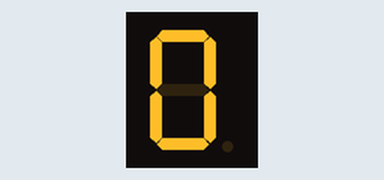
Simulated run of this sketch. Board: ESP32. Shown: 1-digit seven-segment display. Wiring (inferred from the names in the program): 1-digit 7-segment display, segments lit when HIGH: segments GPIO 12, GPIO 14, GPIO 27, GPIO 26, GPIO 25, GPIO 33, GPIO 32, GPIO 13. The segment pins are drawn as the display they are named for.

Above: at 0.1 s.
At 0.9 s:
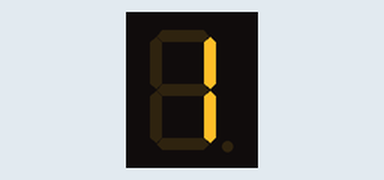
At 1.7 s:
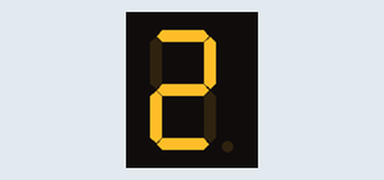
At 3.7 s:
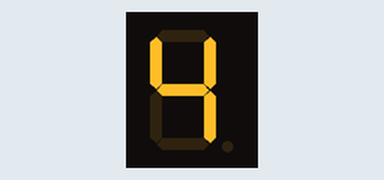
At 5.7 s:
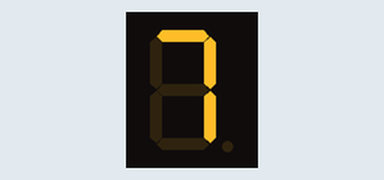
At 7.7 s:
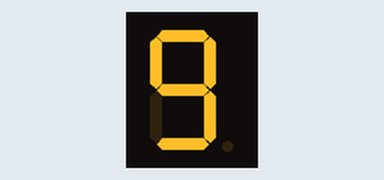

Measured:
- by itself, everything shown: repeats every 8.0 s, in 40 steps

The sketch:

4-1.ino
```cpp
const byte _7SegPin[8] = {12,14,27,26,25,33,32,13};
void setup() {
for (int i=0;i<8;i++){
  pinMode(_7SegPin[i],OUTPUT);
  }
}

void loop() {
digitalWrite(12,1);
digitalWrite(14,1);
digitalWrite(27,1);
digitalWrite(26,1);
digitalWrite(25,1);
digitalWrite(33,1);
digitalWrite(32,0);
digitalWrite(13,0);
delay(200);
digitalWrite(12,0);
digitalWrite(14,0);
digitalWrite(27,0);
digitalWrite(26,0);
digitalWrite(25,0);
digitalWrite(33,0);
digitalWrite(32,0);
digitalWrite(13,0);
delay(200);
digitalWrite(12,1);
digitalWrite(14,1);
digitalWrite(27,1);
digitalWrite(26,1);
digitalWrite(25,1);
digitalWrite(33,1);
digitalWrite(32,0);
digitalWrite(13,0);
delay(200);
digitalWrite(12,0);
digitalWrite(14,0);
digitalWrite(27,0);
digitalWrite(26,0);
digitalWrite(25,0);
digitalWrite(33,0);
digitalWrite(32,0);
digitalWrite(13,0);
delay(200);
//0
digitalWrite(12,0);
digitalWrite(14,1);
digitalWrite(27,1);
digitalWrite(26,0);
digitalWrite(25,0);
digitalWrite(33,0);
digitalWrite(32,0);
digitalWrite(13,0);
delay(200);
digitalWrite(12,0);
digitalWrite(14,0);
digitalWrite(27,0);
digitalWrite(26,0);
digitalWrite(25,0);
digitalWrite(33,0);
digitalWrite(32,0);
digitalWrite(13,0);
delay(200);
digitalWrite(12,0);
digitalWrite(14,1);
digitalWrite(27,1);
digitalWrite(26,0);
digitalWrite(25,0);
digitalWrite(33,0);
digitalWrite(32,0);
digitalWrite(13,0);
delay(200);
digitalWrite(12,0);
digitalWrite(14,0);
digitalWrite(27,0);
digitalWrite(26,0);
digitalWrite(25,0);
digitalWrite(33,0);
digitalWrite(32,0);
digitalWrite(13,0);
delay(200);
//1
digitalWrite(12,1);
digitalWrite(14,1);
digitalWrite(27,0);
digitalWrite(26,1);
digitalWrite(25,1);
digitalWrite(33,0);
digitalWrite(32,1);
digitalWrite(13,0);
delay(200);
digitalWrite(12,0);
digitalWrite(14,0);
digitalWrite(27,0);
digitalWrite(26,0);
digitalWrite(25,0);
digitalWrite(33,0);
digitalWrite(32,0);
digitalWrite(13,0);
delay(200);
digitalWrite(12,1);
digitalWrite(14,1);
digitalWrite(27,0);
digitalWrite(26,1);
digitalWrite(25,1);
digitalWrite(33,0);
digitalWrite(32,1);
digitalWrite(13,0);
delay(200);
digitalWrite(12,0);
digitalWrite(14,0);
digitalWrite(27,0);
digitalWrite(26,0);
digitalWrite(25,0);
digitalWrite(33,0);
digitalWrite(32,0);
digitalWrite(13,0);
delay(200);
//2
digitalWrite(12,1);
digitalWrite(14,1);
digitalWrite(27,1);
digitalWrite(26,1);
digitalWrite(25,0);
digitalWrite(33,0);
digitalWrite(32,1);
digitalWrite(13,0);
delay(200);
digitalWrite(12,0);
digitalWrite(14,0);
digitalWrite(27,0);
digitalWrite(26,0);
digitalWrite(25,0);
digitalWrite(33,0);
digitalWrite(32,0);
digitalWrite(13,0);
delay(200);
digitalWrite(12,1);
digitalWrite(14,1);
digitalWrite(27,1);
digitalWrite(26,1);
digitalWrite(25,0);
digitalWrite(33,0);
digitalWrite(32,1);
digitalWrite(13,0);
delay(200);
digitalWrite(12,0);
digitalWrite(14,0);
digitalWrite(27,0);
digitalWrite(26,0);
digitalWrite(25,0);
digitalWrite(33,0);
digitalWrite(32,0);
digitalWrite(13,0);
delay(200);
//3
digitalWrite(12,0);
digitalWrite(14,1);
digitalWrite(27,1);
digitalWrite(26,0);
digitalWrite(25,0);
digitalWrite(33,1);
digitalWrite(32,1);
digitalWrite(13,0);
delay(200);
digitalWrite(12,0);
digitalWrite(14,0);
digitalWrite(27,0);
digitalWrite(26,0);
digitalWrite(25,0);
digitalWrite(33,0);
digitalWrite(32,0);
digitalWrite(13,0);
delay(200);
digitalWrite(12,0);
digitalWrite(14,1);
digitalWrite(27,1);
digitalWrite(26,0);
digitalWrite(25,0);
digitalWrite(33,1);
digitalWrite(32,1);
digitalWrite(13,0);
delay(200);
digitalWrite(12,0);
digitalWrite(14,0);
digitalWrite(27,0);
digitalWrite(26,0);
digitalWrite(25,0);
digitalWrite(33,0);
digitalWrite(32,0);
digitalWrite(13,0);
delay(200);
//4
digitalWrite(12,1);
digitalWrite(14,0);
digitalWrite(27,1);
digitalWrite(26,1);
digitalWrite(25,0);
digitalWrite(33,1);
digitalWrite(32,1);
digitalWrite(13,0);
delay(200);
digitalWrite(12,0);
digitalWrite(14,0);
digitalWrite(27,0);
digitalWrite(26,0);
digitalWrite(25,0);
digitalWrite(33,0);
digitalWrite(32,0);
digitalWrite(13,0);
delay(200);
digitalWrite(12,1);
digitalWrite(14,0);
digitalWrite(27,1);
digitalWrite(26,1);
digitalWrite(25,0);
digitalWrite(33,1);
digitalWrite(32,1);
digitalWrite(13,0);
delay(200);
digitalWrite(12,0);
digitalWrite(14,0);
digitalWrite(27,0);
digitalWrite(26,0);
digitalWrite(25,0);
digitalWrite(33,0);
digitalWrite(32,0);
digitalWrite(13,0);
delay(200);
//5
digitalWrite(12,1);
digitalWrite(14,0);
digitalWrite(27,1);
digitalWrite(26,1);
digitalWrite(25,1);
digitalWrite(33,1);
digitalWrite(32,1);
digitalWrite(13,0);
delay(200);
digitalWrite(12,0);
digitalWrite(14,0);
digitalWrite(27,0);
digitalWrite(26,0);
digitalWrite(25,0);
digitalWrite(33,0);
digitalWrite(32,0);
digitalWrite(13,0);
delay(200);
digitalWrite(12,1);
digitalWrite(14,0);
digitalWrite(27,1);
digitalWrite(26,1);
digitalWrite(25,1);
digitalWrite(33,1);
digitalWrite(32,1);
digitalWrite(13,0);
delay(200);
digitalWrite(12,0);
digitalWrite(14,0);
digitalWrite(27,0);
digitalWrite(26,0);
digitalWrite(25,0);
digitalWrite(33,0);
digitalWrite(32,0);
digitalWrite(13,0);
delay(200);
//6
digitalWrite(12,1);
digitalWrite(14,1);
digitalWrite(27,1);
digitalWrite(26,0);
digitalWrite(25,0);
digitalWrite(33,0);
digitalWrite(32,0);
digitalWrite(13,0);
delay(200);
digitalWrite(12,0);
digitalWrite(14,0);
digitalWrite(27,0);
digitalWrite(26,0);
digitalWrite(25,0);
digitalWrite(33,0);
digitalWrite(32,0);
digitalWrite(13,0);
delay(200);
digitalWrite(12,1);
digitalWrite(14,1);
digitalWrite(27,1);
digitalWrite(26,0);
digitalWrite(25,0);
digitalWrite(33,0);
digitalWrite(32,0);
digitalWrite(13,0);
delay(200);
digitalWrite(12,0);
digitalWrite(14,0);
digitalWrite(27,0);
digitalWrite(26,0);
digitalWrite(25,0);
digitalWrite(33,0);
digitalWrite(32,0);
digitalWrite(13,0);
delay(200);
//7
digitalWrite(12,1);
digitalWrite(14,1);
digitalWrite(27,1);
digitalWrite(26,1);
digitalWrite(25,1);
digitalWrite(33,1);
digitalWrite(32,1);
digitalWrite(13,0);
delay(200);
digitalWrite(12,0);
digitalWrite(14,0);
digitalWrite(27,0);
digitalWrite(26,0);
digitalWrite(25,0);
digitalWrite(33,0);
digitalWrite(32,0);
digitalWrite(13,0);
delay(200);
digitalWrite(12,1);
digitalWrite(14,1);
digitalWrite(27,1);
digitalWrite(26,1);
digitalWrite(25,1);
digitalWrite(33,1);
digitalWrite(32,1);
digitalWrite(13,0);
delay(200);
digitalWrite(12,0);
digitalWrite(14,0);
digitalWrite(27,0);
digitalWrite(26,0);
digitalWrite(25,0);
digitalWrite(33,0);
digitalWrite(32,0);
digitalWrite(13,0);
delay(200);
//8
digitalWrite(12,1);
digitalWrite(14,1);
digitalWrite(27,1);
digitalWrite(26,1);
digitalWrite(25,0);
digitalWrite(33,1);
digitalWrite(32,1);
digitalWrite(13,0);
delay(200);
digitalWrite(12,0);
digitalWrite(14,0);
digitalWrite(27,0);
digitalWrite(26,0);
digitalWrite(25,0);
digitalWrite(33,0);
digitalWrite(32,0);
digitalWrite(13,0);
delay(200);
digitalWrite(12,1);
digitalWrite(14,1);
digitalWrite(27,1);
digitalWrite(26,1);
digitalWrite(25,0);
digitalWrite(33,1);
digitalWrite(32,1);
digitalWrite(13,0);
delay(200);
digitalWrite(12,0);
digitalWrite(14,0);
digitalWrite(27,0);
digitalWrite(26,0);
digitalWrite(25,0);
digitalWrite(33,0);
digitalWrite(32,0);
digitalWrite(13,0);
delay(200);
//9

}
```
